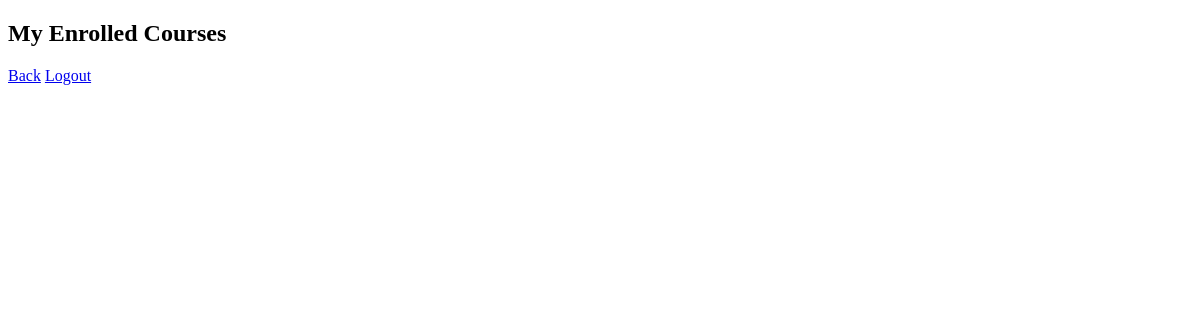
The page /my-courses (signed in) on the database as committed earlier.
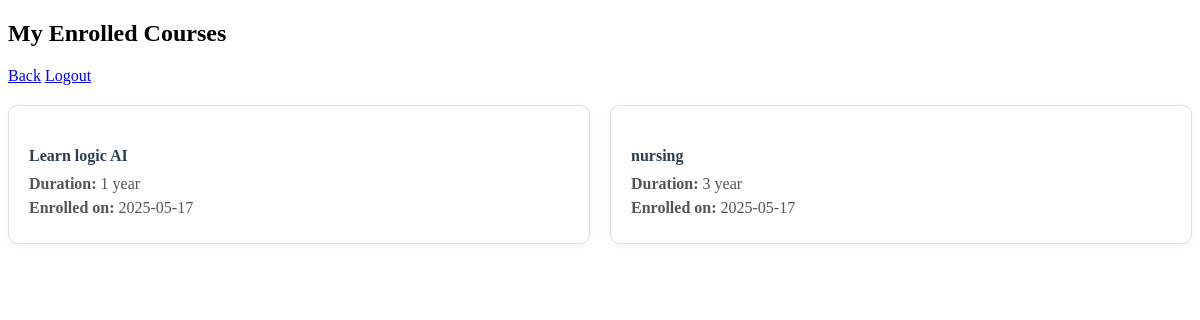
The same page on the database as committed later.
### tables this page shows
CREATE TABLE enrollments (
                        id INTEGER PRIMARY KEY,
                        student_id INTEGER,
                        course_id INTEGER,
                        date TEXT,
                        UNIQUE(student_id, course_id),
                        FOREIGN KEY (student_id) REFERENCES students(id),
                        FOREIGN KEY (course_id) REFERENCES courses(id));

CREATE TABLE courses (
                        id INTEGER PRIMARY KEY,
                        name TEXT,
                        description TEXT,
                        duration TEXT,
                        fee INTEGER,
                        category_id INTEGER,
                        FOREIGN KEY (category_id) REFERENCES categories(id));

### app.py (the view)
@app.route('/my-courses')
def my_courses():
    if 'student_id' not in session:
        return redirect(url_for('login'))
    with get_db() as conn:
        courses = conn.execute('''SELECT courses.name, courses.duration, enrollments.date FROM enrollments
                                  JOIN courses ON enrollments.course_id = courses.id WHERE enrollments.student_id = ?''',
                               (session['student_id'],)).fetchall()
    return render_template('my_courses.html', courses=courses)

### app.py (called while the page is built)
def get_db():
    conn = sqlite3.connect(DATABASE)
    conn.row_factory = sqlite3.Row
    return conn

### templates/my_courses.html (shortened to what this page needs)
<!DOCTYPE html>
<html lang="en">
<head>
  <link rel="stylesheet" href="{{ url_for('static', filename='style7.css') }}">
</head>
<body class="dashboard-page">
  <div class="dashboard-container">
    <header>
      <h2>My Enrolled Courses</h2>
      <nav>
        <a href="/student-dashboard">Back</a>
        <a href="/logout">Logout</a>
      </nav>
    </header>
    <section class="courses-grid">
      {% for course in courses %}
        <div class="course-card">
          <h4>{{ course['name'] }}</h4>
          <p><strong>Duration:</strong> {{ course['duration'] }}</p>
          <p><strong>Enrolled on:</strong> {{ course['date'] }}</p>
        </div>
      {% endfor %}
    </section>
  </div>
</body>
</html>

Rows that differ between the two databases and show on the page:
added enrollments: name "Learn logic AI", duration "1 year", date "2025-05-17"
added enrollments: name "nursing", duration "3 year", date "2025-05-17"
